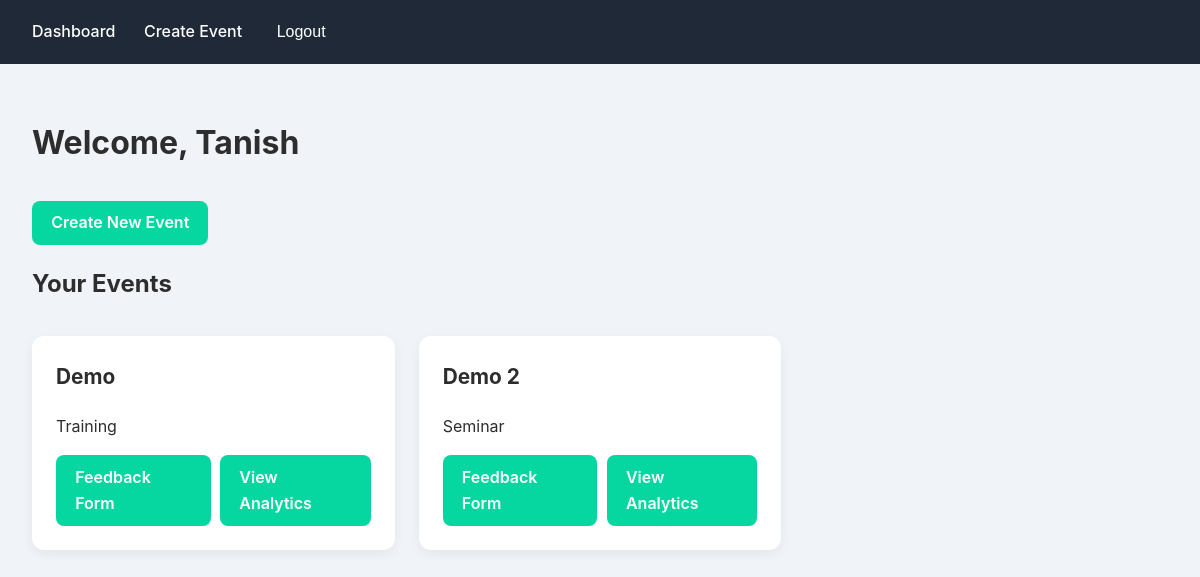
The app's page / (signed in) with its own data.
### feedback_app/models.py (models this page shows, shortened)
class Event(models.Model):
    EVENT_TYPES = [
        ('CONF', 'Conference'),
        ('WORK', 'Workshop'),
        ('SEM', 'Seminar'),
        ('TRAIN', 'Training'),
    ]
    host = models.ForeignKey(User, on_delete=models.CASCADE)
    title = models.CharField(max_length=200)
    description = models.TextField()
    event_type = models.CharField(max_length=5, choices=EVENT_TYPES)
    created_at = models.DateTimeField(auto_now_add=True)
    updated_at = models.DateTimeField(auto_now=True)

### feedback_app/views.py (the view)
# urls.py: path('', views.dashboard, name='home'),
@login_required
def dashboard(request):
    events = Event.objects.filter(host=request.user)
    return render(request, 'dashboard.html', {'events': events})

### feedback_app/templates/dashboard.html
{% extends "base.html" %}
{% block content %}
<div class="dashboard">
    <h1>Welcome, {{ user.username }}</h1>
    <a href="{% url 'create_event' %}" class="btn">Create New Event</a>
    <h2>Your Events</h2>
    <div class="event-list">
        {% for event in events %}
            <div class="event-card">
                <h3>{{ event.title }}</h3>
                <p>{{ event.get_event_type_display }}</p>
                <div class="event-actions">
                    <a href="{% url 'create_feedback_form' event.id %}" class="btn">Feedback Form</a>
                    <a href="{% url 'view_analytics' event.id %}" class="btn">View Analytics</a>
                </div>
            </div>
        {% empty %}
            <p>No events found. Create your first event!</p>
        {% endfor %}
    </div>
</div>
{% endblock %}

### feedback_app/static/css/styles.css (style rules this page uses)
body { font-family: 'Inter', 'Segoe UI', Tahoma, Geneva, Verdana, sans-serif; line-height: 1.6; margin: 0; padding: 0; color: #2d2d2d; background-color: #f0f4f8; display: flex; flex-direction: column; min-height: 100vh; }
.btn { display: inline-block; background-color: #06D6A0; color: white; padding: 0.6rem 1.2rem; border: none; border-radius: 8px; font-weight: 600; text-decoration: none; cursor: pointer; transition: transform 0.2s ease, background-color 0.3s ease; }
.dashboard h1 { margin-bottom: 2rem; font-size: 2rem; }
.event-list { display: grid; grid-template-columns: repeat(auto-fill, minmax(300px, 1fr)); gap: 1.5rem; margin-top: 2rem; }
.event-card { background: white; padding: 1.5rem; border-radius: 12px; box-shadow: 0 4px 12px rgba(0, 0, 0, 0.06); transition: transform 0.2s ease; }
.event-card h3 { margin-top: 0; font-size: 1.3rem; }
.event-actions { margin-top: 1rem; display: flex; gap: 0.6rem; }

### records on screen
Event: title "Demo", event_type "Training"
Event: title "Demo 2", event_type "Seminar"

### other values on screen
{{ user.username }} "Tanish"
